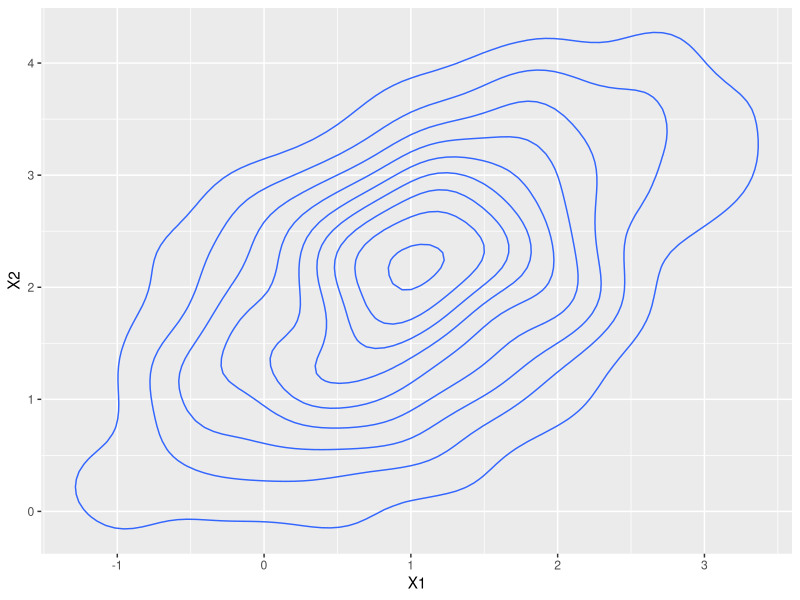
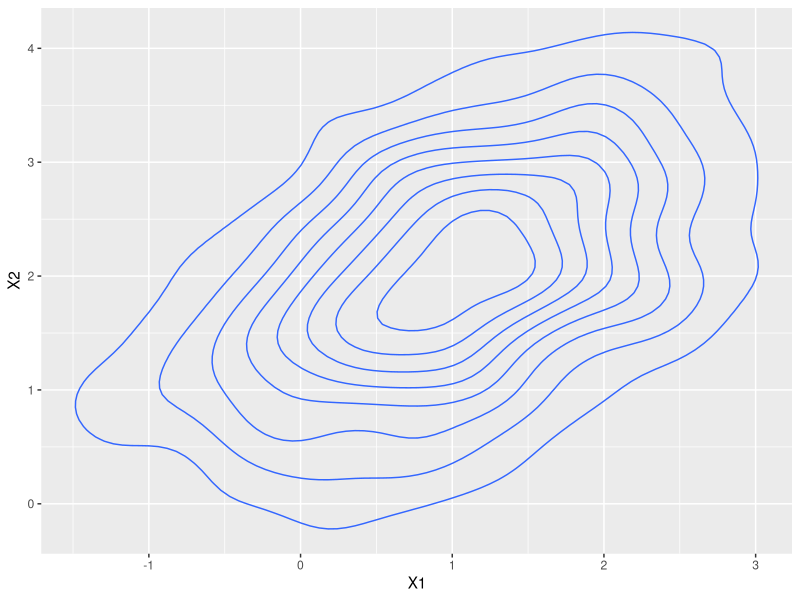

Reproduce these figures in R, in order.
## ----setup, include=FALSE-----------------------------------------------------
knitr::opts_chunk$set(cache=TRUE)


## ---- message = FALSE---------------------------------------------------------
set.seed(123)

n <- 1000; p <- 2
Z <- matrix(rnorm(n*p), ncol = p)

mu <- c(1, 2)
Sigma <- matrix(c(1, 0.5, 0.5, 1), ncol = 2)
L <- t(chol(Sigma))


## ---- message = FALSE---------------------------------------------------------
Y <- L %*% t(Z) + mu
Y <- t(Y)

colMeans(Y)
cov(Y)

library(tidyverse)
Y %>% 
  data.frame() %>% 
  ggplot(aes(X1, X2)) +
  geom_density_2d()


## -----------------------------------------------------------------------------
library(mvtnorm)

Y <- rmvnorm(n, mean = mu, sigma = Sigma)

colMeans(Y)
cov(Y)

Y %>% 
  data.frame() %>% 
  ggplot(aes(X1, X2)) +
  geom_density_2d()

